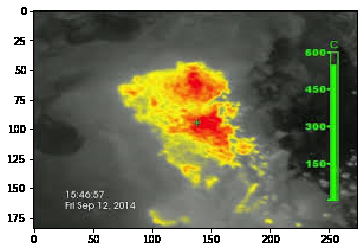
#> input picture images.png, 364 x 252 px
$ jupyter execute Modelo_De_Dispercao_fogo.ipynb
#> lines starting #> are read from the running program, lines starting #| are printed output that depends on the picture; after the words box and inside, x2 and y2 are one past the last pixel; in counts of white or black regions, pixels touching at a corner belong together
# Modelo de disperção do fogo em queimadas
## Abordagem simplificada

O seguinte código visa aplicar computacionalmente uma das inúmeras abordagens de modelagem matemática da velocidade de disperção do fogo. O algoritmo adotado foi fundamentado na tese de doutorado: "Propagação do Fogo e Equações Estocásticas" realizada por Andre Telles Campos.

Esse código não se encontra em máximo detalhamento uma vez que trata-se de uma prova de conceito, para evidênciar a real viabilidade da ideia. Existem muito modelos de previsão de disperção do fogo que poderiam ser elaborados caso obtivéssemos mais tempo.

# Equações de propagação
De acordo com a pesquisa escolhida, o incêndio em materiais descontínuos (como incêndios florestais, aglomerados residênciais urbanos) deve ser tratado como uma disperção em um meio "repleto de vazios", e, dessa forma, deve-se estudar a densidade média* $ \rho_b $, definida como a razão entre massa de material combustível e do material combustível e seu volume total ocupado, incluido os vazios.

Ademais, considerando o material combustível como "material combustível fino", isto é, materiais que demonstram menos de 2mm de espessura, teremos a seguinte fórmula de aplicação, em que $ \upsilon $ representa a velocidade de propagação do fogo:

$$ \upsilon = \frac{C}{\rho_b} $$

Com C aproximadamente $ 0,07 kg/m^3 $ para combustíveis florestais (árvores) de 3cm de diâmetro.

Vale observar, que, das variáveis exploradas em nossas pesquisas relacionadas ao tema e que definiriam a propagação do incêndio, segundo especialistas da área e bombeiros, quase todas estariam sendo levadas em consideração de alguma forma por essa equação, com exceção do relevo e do vento.

Para a contemplação do vento em nossos cálculos porém, utilizaremos a fórmula proposta por Thomas, P.H, na qual, para um vento com a mesma direção da disperção e com velocidade $ U_{\infty} $, teremos:

$$ \upsilon = (1 + U_{\infty}) \frac{C}{\rho_b} $$

Essa equação, que seria a fórmula mais simples para a aplicação de um modelo determinístico, será utlizada por nós na tentativa de prever a evolução de um incêndio através de uma imagem de infra-vermelho, como a dada a seguir.

Para isso, utilizaremos uma segmentação de imagem atrelada com uma manipulação de matrizes com Python.

[cell 1]
# importando bibliotecas necessárias
import numpy as np                 # manipulação de matriz
import matplotlib.pyplot as plt
import cv2

## Trabalhando com a imagem a ser utilizada
Vamos agora analisar a imagem e aplicar uma máscara para que seja possível produzir uma matriz do mapa capaz de diferenciar entre regiões as quais estão ocorrendo queimadas ou não. Para que isso seja possível, vamos primeiramente, identificar o padrão de coloração da imagem no sistema RGB para conseguir produzir limites úteis de diferenciação.

[cell 2]
nemo = cv2.imread('images.png')
#> nemo is the input picture: shape (252, 364, 3); mean B, G, R 103.9, 126.6, 126.5
nemo = cv2.cvtColor(nemo, cv2.COLOR_BGR2RGB)
plt.imshow(nemo)
plt.show()

[cell 3]
from mpl_toolkits.mplot3d import Axes3D
from matplotlib import cm
from matplotlib import colors

r, g, b = cv2.split(nemo)
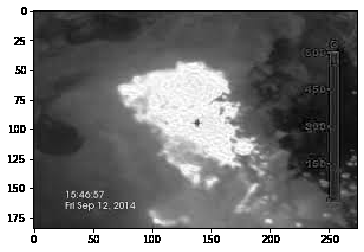
#> r: shape (252, 364); min 0, max 255, mean 126.5
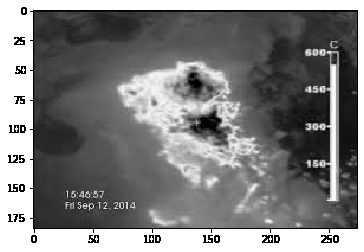
#> g: shape (252, 364); min 0, max 255, mean 126.6
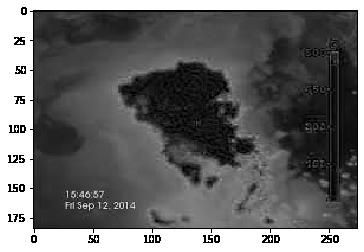
#> b: shape (252, 364); min 0, max 255, mean 103.9
fig = plt.figure()
axis = fig.add_subplot(1, 1, 1, projection="3d")

pixel_colors = nemo.reshape((np.shape(nemo)[0]*np.shape(nemo)[1], 3))
norm = colors.Normalize(vmin=-1.,vmax=1.)
norm.autoscale(pixel_colors)
pixel_colors = norm(pixel_colors).tolist()
#> pixel_colors = 91728 items

axis.scatter(r.flatten(), g.flatten(), b.flatten(), facecolors=pixel_colors, marker=".")
axis.set_xlabel("Red")
axis.set_ylabel("Green")
axis.set_zlabel("Blue")
plt.show()
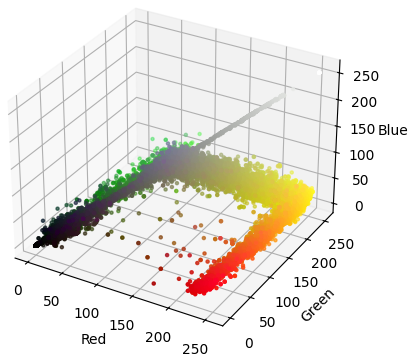
#> figure drawn by matplotlib, 1 panel

Analisando o gráfico acima, podemos concluir que é possível diferenciar facilmente as cores mais claras da imagem com as mais escuras, nos permitindo encontrar limites para a produção da máscara, como vista a seguir.

[cell 4]
Limite_min = (150,0,0)
Limite_max = (255, 255, 255)

mask = cv2.inRange(nemo, Limite_min, Limite_max)
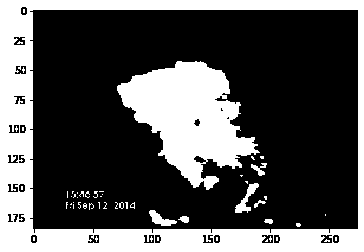
#> mask: shape (252, 364); 32.9% white; 57 white regions (49 under 20 px), largest, box (x1, y1, x2, y2) and area: (0, 0, 364, 252) 19375, (117, 61, 260, 190) 9687, (235, 183, 259, 213) 249

result = cv2.bitwise_and(nemo, nemo, mask=mask)
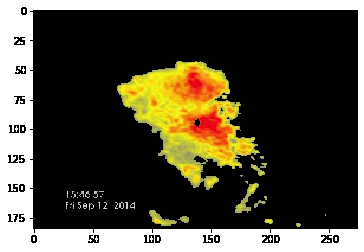
#> result: shape (252, 364, 3); mean R, G, B 79.6, 74.7, 59.1


plt.subplot(1, 2, 1)
plt.imshow(mask, cmap="gray")
plt.subplot(1, 2, 2)
plt.imshow(result)
plt.show()

## Utilizando a máscara
Como trata-se de uma solução simplificada, utilizaremos apenas a máscara que realizou divisões binárias na imagem, uma vez que não estamos criando um sistema sem diferenciação de temperatura do fogo.

[cell 5]
plt.imshow(mask)
plt.show()

A máscara agora apresenta um resultado binário entre "fogo", representado pelo pixel com valor máximo de 255, e "não-fogo" representado pelo valor mínimo de zero.

Assim, podemos utilizar essa matriz de forma a desenvolver uma lógica de espalhamento de fogo, adotando um sentido de vento e velocidade hipotética, que "moveria" o incêndio a cada quantidade determinada de tempo. Teremos a evolução do incêndio.

## Determinação da Velocidade de Propagação do Vento
De acordo com nossas pesquisas desenvolvidas com a plataforma Wolfram Alfa, usualmente para florestas densas como, a Floresta Amazônica, teríamos uma densidade média de $0,8 km/m^3$ e, considerando C como 0.07, teremos a seguinte função que define a velocidade de disperção do fogo com base na velocidade do vento.

[cell 6]
def velocidade_fogo(vel_vento, C=0.07, rho=0.8):

    fogo = (1+vel_vento)*C/rho
    return fogo

## Determinar evolução do incêndio
Utilizando uma lógica binária na qual, a cada dado período de tempo, o pixel da imagem (tratado como 10 metros quadrados de terreno real) apresentará uma situação de "fogo caso seu pixel imediatamente anterior (definido como o picel oposto do sentido do vento) demonstre situação de fogo.

Considerando um caso de incêndio no município de Limeira-SP, com velocidade de vento de 4 metros por segundo, no sentido Leste, teremos a seguinte lógica:

[cell 7]
def projecao_area_queimada(mapa_np, vel_vento, tempo_decorrido,C=0.07,rho=0.8, escala=10):

#> called with vel_vento = 4, tempo_decorrido = 360, C = 0.07, rho = 0.8, escala = 10
    mapa_atual = mapa_np.tolist()
#> mapa_atual = 252 items
    novo_mapa = [row[:] for row in mapa_atual]
#> novo_mapa = 252 items

    vel_fogo = velocidade_fogo(vel_vento)

    distancia_percorrida = vel_fogo * tempo_decorrido

    num_pixels_percorridos = int(distancia_percorrida/escala)

    #iterar sobre oos pixels anteriores
    #para o caso do sentido leste, teremos:
    for i in range(len(mapa_atual)):
        for j in range(len(mapa_atual[0])):
            #se algum dos pixels anteriores ao numero de pixels percorridos apresentar situacao de fogo,
            #o pixel referenciado estara em chamas

            for k in range(1, num_pixels_percorridos+1):
                if j-k >= 0:
                    if mapa_atual[i][j-k]!=0:
                        novo_mapa[i][j] = 255


    mapa_array = np.array(novo_mapa)
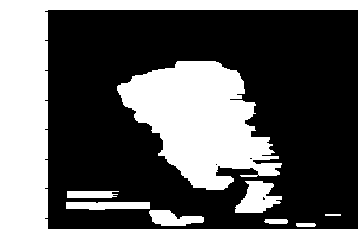
#> mapa_array: shape (252, 364) int64; 42.4% white; 9 white regions, largest, box (x1, y1, x2, y2) and area: (0, 0, 364, 252) 23814, (117, 61, 282, 190) 12383, (235, 181, 282, 213) 932
    plt.imshow(mapa_array)
    plt.title(f'Projecao para area queimando depois de {tempo_decorrido} segundos')
    plt.show()

Com o código exposto, podemos criar mapas de evolução do fogo de fogo com base no tempo decorrido, vistos abaixo.

[cell 8]
plt.figure(figsize=(10,8))
projecao_area_queimada(mask, 4, 360)

[cell 9]
plt.subplot(1, 2, 1)
plt.imshow(mask)
plt.subplot(1, 2, 2)
projecao_area_queimada(mask,4,360)
plt.show()

## Evolução do caso abordado

[cell 10]
for time in [30,90,180,360,720,1440]:
    projecao_area_queimada(mask,4,time)
#> this loop made 6 passes
#> pass 1, in projecao_area_queimada (call 3), `mapa_array = np.array(novo_mapa)`:
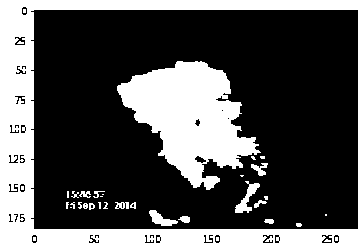
#> mapa_array: shape (252, 364) int64; 34% white; 37 white regions (21 under 20 px), largest, box (x1, y1, x2, y2) and area: (0, 0, 364, 252) 19996, (117, 61, 261, 190) 9879, (235, 181, 260, 213) 290
#> pass 2, in projecao_area_queimada (call 4), `mapa_array = np.array(novo_mapa)`:
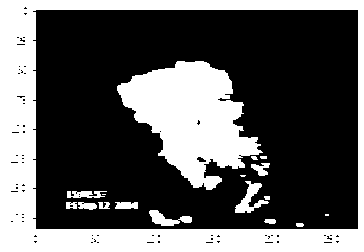
#> mapa_array: shape (252, 364) int64; 35.8% white; 18 white regions (3 under 20 px), largest, box (x1, y1, x2, y2) and area: (0, 0, 364, 252) 20953, (117, 61, 263, 190) 10240, (235, 181, 269, 213) 425
#> pass 3, in projecao_area_queimada (call 5), `mapa_array = np.array(novo_mapa)`:
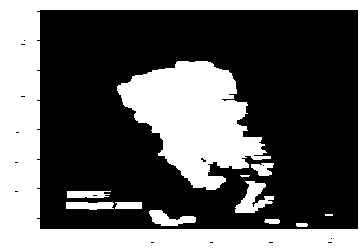
#> mapa_array: shape (252, 364) int64; 38.3% white; 12 white regions (2 under 20 px), largest, box (x1, y1, x2, y2) and area: (0, 0, 364, 252) 22029, (117, 61, 271, 190) 10929, (235, 181, 274, 213) 626
